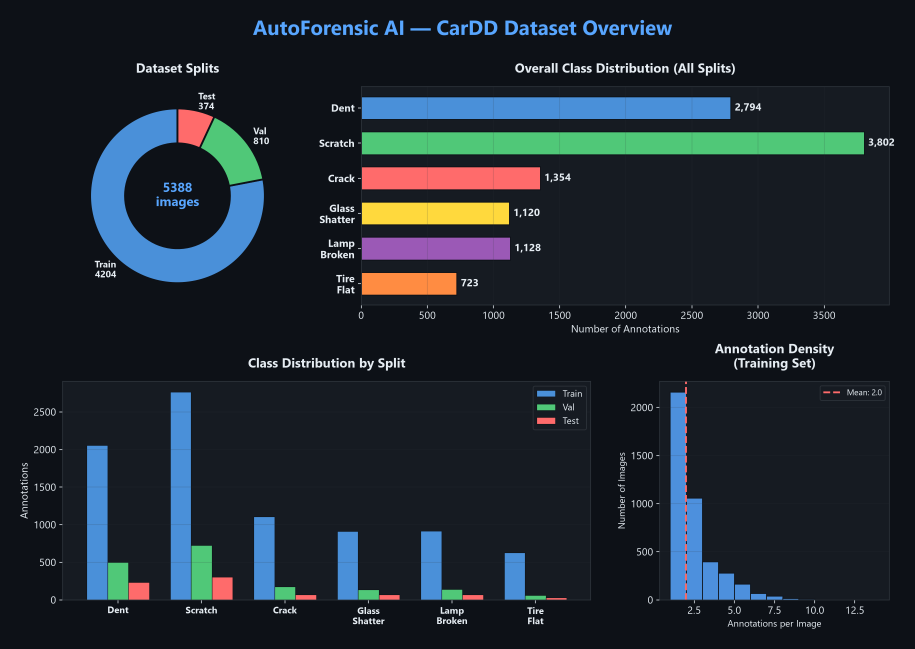
#> input picture visualizations/01_dataset_overview.png, 2744 x 1946 px (shown at 1/3 size)
$ python -i phash.py   (imports and definitions only)
#> lines starting #> are read from the running program, lines starting #| are printed output that depends on the picture
#> further down, picture is the input picture: shape (1946, 2744, 3); mean B, G, R 48, 40, 30.6
"""
AutoForensic AI — 2D-DCT Perceptual Hashing (pHash) & Duplicate Detector
==========================================================================
Security Layer 4: Generates robust perceptual fingerprints of vehicle images
using 2D Discrete Cosine Transform (DCT). Unlike cryptographic hashes (SHA-256)
that change completely with even 1-bit modification, perceptual hashes remain
stable under minor transformations (resize, compression, brightness shifts)
while still changing for semantically different images.

This enables detection of:
    - Duplicate insurance claims (same vehicle damage submitted under different
      policy numbers or by different claimants)
    - Near-duplicate fraud (same image with minor cropping, rotation, or
      color adjustments to bypass simple file-hash checks)
    - Re-submitted claims from web-scraped vehicle damage photos

Algorithm (DCT-based pHash):
    1. Convert to grayscale
    2. Resize to 32×32 pixels (removes high-frequency spatial noise)
    3. Apply 2D Discrete Cosine Transform via cv2.dct()
    4. Extract top-left 8×8 low-frequency coefficients (skip DC at [0,0])
    5. Compute median of the 63 AC coefficients
    6. Generate 64-bit binary hash: 1 if coeff > median, else 0
    7. Format as 16-character hexadecimal string

Hamming Distance Interpretation:
    - Distance ≤  5 : DUPLICATE (near-identical image — flag for fraud review)
    - Distance ≤ 10 : SUSPECTED VARIANT (resized/cropped version)
    - Distance ≤ 15 : POSSIBLY RELATED (same scene, different angle)
    - Distance >  15 : UNIQUE (different image)

References:
    - Zauner, C. (2010). "Implementation and Benchmarking of Perceptual Image
      Hash Functions" (Master's Thesis, Upper Austria University)
    - OpenCV cv2.dct: hardware-accelerated Discrete Cosine Transform
"""

import io
import logging
from pathlib import Path
from typing import List, Optional, Tuple, Union

import cv2
import numpy as np
from PIL import Image

logger = logging.getLogger("autoforensic.forensics.phash")


# ══════════════════════════════════════════════════════════════
# CONSTANTS
# ══════════════════════════════════════════════════════════════

# Resize target for DCT input
DCT_SIZE = 32

# Block size for low-frequency extraction
HASH_SIZE = 8

# Hamming distance thresholds
THRESHOLD_DUPLICATE = 5       # Identical / near-identical
THRESHOLD_VARIANT = 10        # Resized / cropped / compressed version
THRESHOLD_RELATED = 15        # Same scene, different framing


class PHashResult:
    """Structured result from perceptual hash computation."""

    def __init__(
        self,
        hash_hex: str,
        hash_binary: str,
        hash_bits: np.ndarray,
    ):
        self.hash_hex = hash_hex
        self.hash_binary = hash_binary
        self.hash_bits = hash_bits

    # [5 lines left out: function to_dict, not called in this run]

    def __repr__(self) -> str:
        return f"PHashResult(hex={self.hash_hex})"

    # [4 lines left out: function __eq__, not called in this run]


class DuplicateCheckResult:
    """Structured result from duplicate/similarity comparison."""

    # [35 lines left out: functions __init__, to_dict, __repr__, not called in this run]


class PerceptualHasher:
    """
    Computes 2D-DCT Perceptual Hashes (pHash) for vehicle images and
    performs similarity comparisons to detect duplicate insurance claims.

    The hasher maintains an in-memory registry of previously seen hashes
    (for session-level duplicate detection) and supports comparison against
    any externally stored hash database.

    Usage:
        >>> hasher = PerceptualHasher()
        >>> hash1 = hasher.compute_hash("car_damage_1.jpg")
        >>> hash2 = hasher.compute_hash("car_damage_2.jpg")
        >>> distance = hasher.hamming_distance(hash1, hash2)
        >>> print(f"Distance: {distance}, Duplicate: {distance <= 5}")

        # Session-level duplicate detection
        >>> hasher.register_hash(hash1, source="claim_001")
        >>> check = hasher.check_duplicate(hash2)
        >>> if check.is_duplicate:
        ...     print(f"FRAUD: Matches {check.match_source}")
    """

    def __init__(
        self,
        dct_size: int = DCT_SIZE,
        hash_size: int = HASH_SIZE,
        duplicate_threshold: int = THRESHOLD_DUPLICATE,
        variant_threshold: int = THRESHOLD_VARIANT,
    ):
        """
        Args:
            dct_size: Image resize target for DCT (default 32×32).
            hash_size: Low-frequency block to extract (default 8×8 = 64 bits).
            duplicate_threshold: Hamming distance for duplicate flag (default 5).
            variant_threshold: Hamming distance for variant flag (default 10).
        """
        self.dct_size = dct_size
        self.hash_size = hash_size
        self.duplicate_threshold = duplicate_threshold
        self.variant_threshold = variant_threshold

        # In-memory hash registry: {hash_hex: source_label}
        self._registry: dict = {}

    def compute_hash(self, image_input) -> PHashResult:
        """
        Compute the 64-bit perceptual hash of an image.

        Algorithm:
            1. Grayscale conversion
            2. Resize to 32×32
            3. 2D Discrete Cosine Transform (cv2.dct)
            4. Extract 8×8 low-frequency block (skip DC)
            5. Median threshold → 64-bit binary hash
            6. Convert to 16-char hex string

        Args:
            image_input: File path, raw bytes, numpy array, or PIL Image.

        Returns:
            PHashResult with hex hash, binary hash, and raw bit array.
        """
        # Load and preprocess
        gray = self._load_grayscale(image_input)
#> in _load_grayscale, `return cv2.cvtColor(image_input, cv2.COLOR_BGR2GRAY)`:
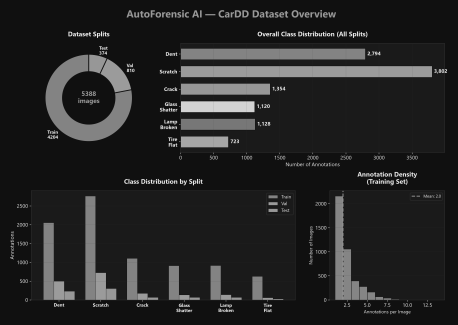
#> returned value: shape (1946, 2744) (shown at 1/6 size); min 16, max 236, mean 37.7
        if gray is None:
            raise ValueError("Failed to load image for perceptual hashing.")

        # Resize to DCT target size
        resized = cv2.resize(gray, (self.dct_size, self.dct_size), interpolation=cv2.INTER_AREA)
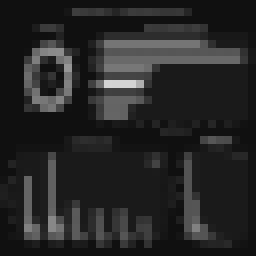
#> resized: shape (32, 32) (shown 8 times larger); min 16, max 211, mean 37.7

        # Convert to float32 for DCT
        float_img = resized.astype(np.float32)

        # Apply 2D Discrete Cosine Transform
        dct_result = cv2.dct(float_img)
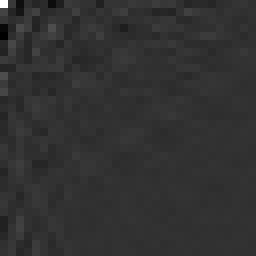
#> dct_result: shape (32, 32) float32 (shown 8 times larger); min -291.6, max 1206.3, mean 0.5; drawn with min black and max white

        # Extract low-frequency block (top-left 8×8, excluding DC at [0,0])
        low_freq = dct_result[:self.hash_size, :self.hash_size].copy()
        low_freq[0, 0] = 0.0  # Zero out DC component

        # Flatten the 8×8 block to 64 values
        flat = low_freq.flatten()
#> flat = 64 values, max 164.8 at index 30, min -291.6 at index 32, mean -8.82

        # Compute median threshold
        median_val = float(np.median(flat))
#> median_val = -1.34

        # Generate binary hash: 1 if above median, 0 otherwise
        hash_bits = (flat > median_val).astype(np.uint8)
#> hash_bits = 64 values, max 1 at index 0, min 0 at index 2, mean 0.5

        # Convert to binary string (64 chars of 0/1)
        hash_binary = "".join(str(b) for b in hash_bits)

        # Convert to hexadecimal string (16 chars)
        hash_int = int(hash_binary, 2)
#> hash_int = 13878039301342382541
        hash_hex = f"{hash_int:016x}"
#> hash_hex = 'c098b3372f6c49cd'

        return PHashResult(
            hash_hex=hash_hex,
            hash_binary=hash_binary,
            hash_bits=hash_bits,
        )
#> in __init__, `self.hash_bits = hash_bits`: self.hash_bits has the same summary as hash_bits in compute_hash

    # [168 lines left out: functions hamming_distance, similarity_percentage, classify_similarity, register_hash, check_duplicate, compare_images, not called in this run]

    def get_registry_size(self) -> int:
        """Return the number of hashes in the registry."""
        return len(self._registry)

    # [4 lines left out: function clear_registry, not called in this run]

    # ── Internal Methods ──

    def _load_grayscale(self, image_input) -> Optional[np.ndarray]:
        """Load an image and convert to grayscale."""
        try:
            if isinstance(image_input, np.ndarray):
                if len(image_input.shape) == 3:
                    return cv2.cvtColor(image_input, cv2.COLOR_BGR2GRAY)
                return image_input

            if isinstance(image_input, (str, Path)):
                img = cv2.imread(str(image_input), cv2.IMREAD_GRAYSCALE)
                if img is None:
                    # Try with unicode path support
                    raw = Path(image_input).read_bytes()
                    arr = np.frombuffer(raw, dtype=np.uint8)
                    img = cv2.imdecode(arr, cv2.IMREAD_GRAYSCALE)
                return img

            if isinstance(image_input, bytes):
                arr = np.frombuffer(image_input, dtype=np.uint8)
                return cv2.imdecode(arr, cv2.IMREAD_GRAYSCALE)

            if isinstance(image_input, io.BytesIO):
                arr = np.frombuffer(image_input.getvalue(), dtype=np.uint8)
                return cv2.imdecode(arr, cv2.IMREAD_GRAYSCALE)

            if isinstance(image_input, Image.Image):
                return np.array(image_input.convert("L"))

            return None
        except Exception as e:
            logger.error("Failed to load image for pHash: %s", e)
            return None

>>> import cv2
>>> picture = cv2.imread('../visualizations/01_dataset_overview.png')
>>> result = PerceptualHasher().compute_hash(picture)

$ run again, on visualizations/03_imbalance_ratio_improvement.png
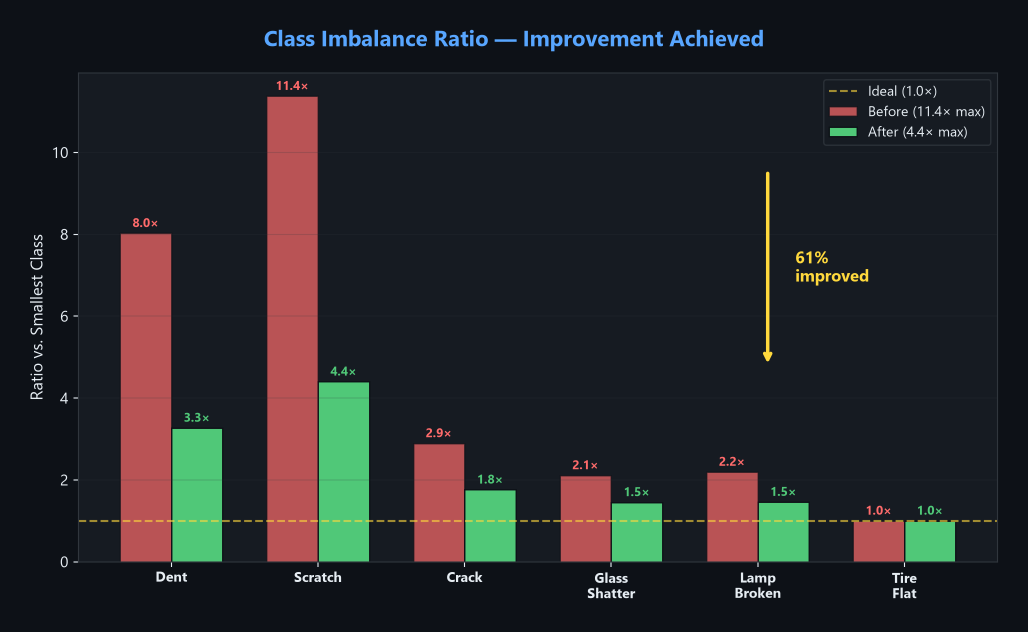
#> input picture visualizations/03_imbalance_ratio_improvement.png, 2055 x 1264 px (shown at 1/2 size)
#> picture is the input picture: shape (1264, 2055, 3); mean B, G, R 41, 38.5, 38.2
#> in _load_grayscale, `return cv2.cvtColor(image_input, cv2.COLOR_BGR2GRAY)`:
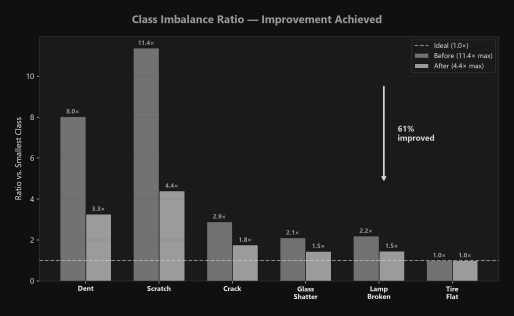
#> returned value: shape (1264, 2055) (shown at 1/4 size); min 16, max 236, mean 38.4
#> in compute_hash, `dct_result = cv2.dct(float_img)`:
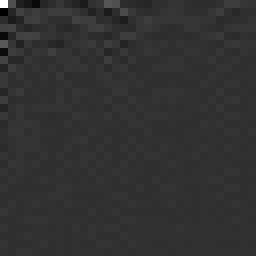
#> dct_result: shape (32, 32) float32 (shown 8 times larger); min -301.7, max 1229.3, mean 0.6; drawn with min black and max white
#> flat = 64 values, max 226.8 at index 40, min -301.7 at index 8, mean -9.17
#> median_val = 1.34
#> hash_bits = 64 values, max 1 at index 1, min 0 at index 0, mean 0.5
#> hash_int = 4701508156601167769
#> hash_hex = '413f1cc23ed06f99'
#> self.hash_bits has the same summary as hash_bits in compute_hash

$ run again, on visualizations/04_damage_cooccurrence_heatmap.png
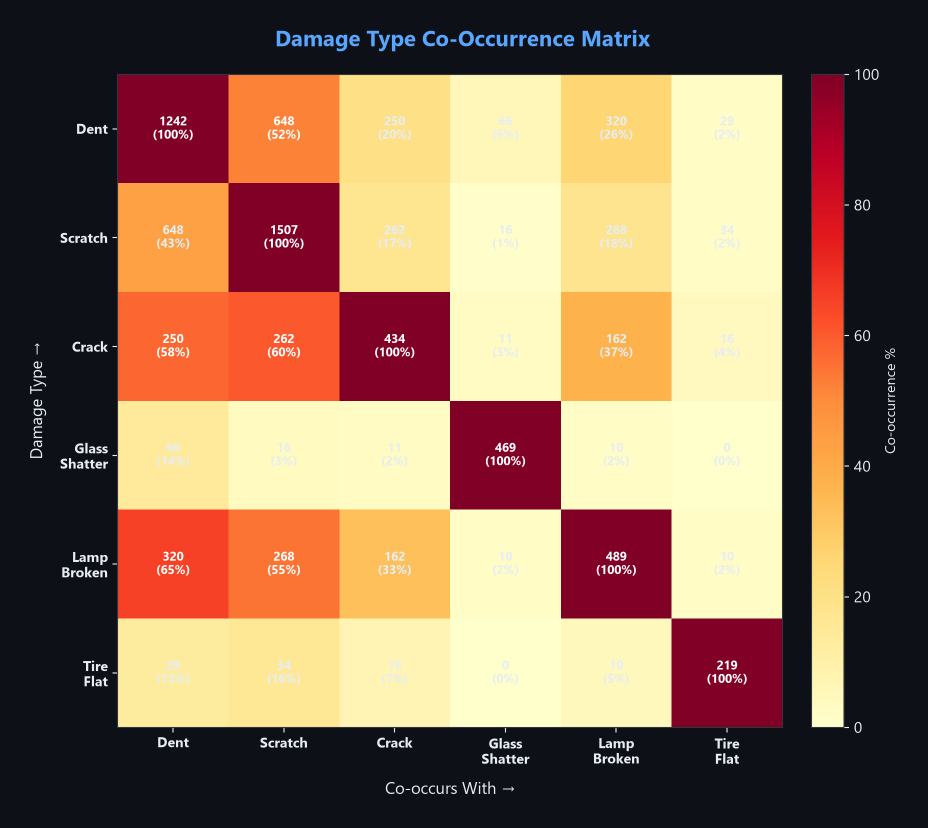
#> input picture visualizations/04_damage_cooccurrence_heatmap.png, 1855 x 1655 px (shown at 1/2 size)
#> picture is the input picture: shape (1655, 1855, 3); mean B, G, R 87.3, 113.1, 144.7
#> in _load_grayscale, `return cv2.cvtColor(image_input, cv2.COLOR_BGR2GRAY)`:
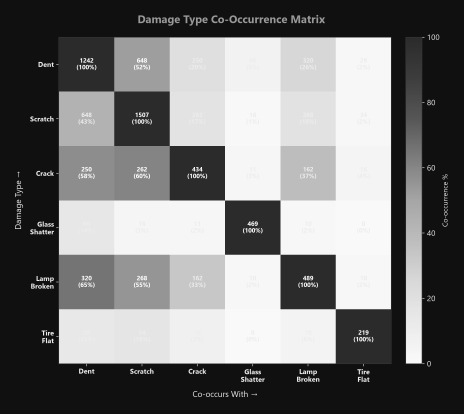
#> returned value: shape (1655, 1855) (shown at 1/4 size); min 16, max 255, mean 119.4
#> in compute_hash, `dct_result = cv2.dct(float_img)`:
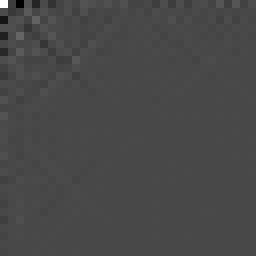
#> dct_result: shape (32, 32) float32 (shown 8 times larger); min -1516.5, max 3822, mean 0.7; drawn with min black and max white
#> flat = 64 values, max 616.4 at index 34, min -1516.5 at index 2, mean -49.79
#> median_val = 14.33
#> hash_bits = 64 values, max 1 at index 3, min 0 at index 0, mean 0.5
#> hash_int = 1482928681471524322
#> hash_hex = '14946bc766593de2'
#> self.hash_bits has the same summary as hash_bits in compute_hash
